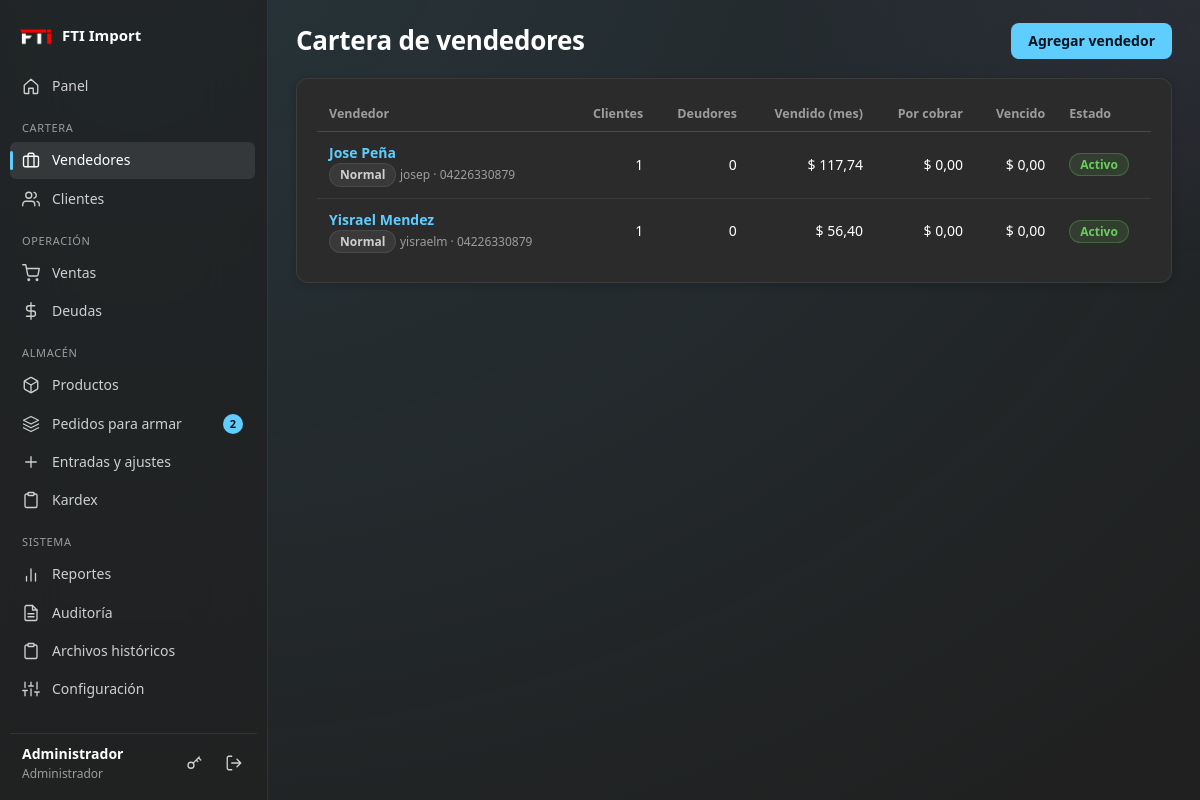
Screenshot of /vendedores (signed in) with the database file from the repository.
### tables this page shows
CREATE TABLE configuracion (
    clave TEXT PRIMARY KEY,
    valor TEXT
);

CREATE TABLE usuarios (
    id         INTEGER PRIMARY KEY AUTOINCREMENT,
    usuario    TEXT NOT NULL UNIQUE,
    nombre     TEXT NOT NULL,
    clave_hash TEXT NOT NULL,
    rol        TEXT NOT NULL CHECK (rol IN ('admin', 'vendedor')),
    telefono   TEXT DEFAULT '',
    email      TEXT DEFAULT '',
    activo     INTEGER NOT NULL DEFAULT 1,
    creado     TEXT NOT NULL,
    -- Tipo de vendedor: 'especial' elige detal/mayor y USD/Bs; 'normal' solo vende al mayor en USD.
    tipo_vendedor TEXT NOT NULL DEFAULT 'normal' CHECK (tipo_vendedor IN ('especial', 'normal'))
);

### routes/admin.py (the view)
@bp.route("/vendedores")
@roles_required("admin")
def vendedores():
    mes = hoy()[:7]
    filas = query(
        """SELECT u.*,
                  (SELECT COUNT(*) FROM clientes c WHERE c.vendedor_id = u.id AND c.activo = 1) AS n_clientes,
                  (SELECT COUNT(DISTINCT d.cliente_id) FROM v_deudas d
                    WHERE d.vendedor_id = u.id AND d.estado = 'activa' AND d.saldo_usd > 0.005) AS n_deudores,
                  COALESCE((SELECT SUM(saldo_usd) FROM v_deudas d WHERE d.vendedor_id = u.id AND d.estado='activa'), 0) AS por_cobrar,
                  COALESCE((SELECT SUM(saldo_usd) FROM v_deudas d WHERE d.vendedor_id = u.id AND d.estado='activa'
                             AND d.vencimiento < ?), 0) AS vencido,
                  COALESCE((SELECT SUM(total_usd) FROM ventas v WHERE v.vendedor_id = u.id AND v.estado='aprobada'
                             AND substr(v.fecha,1,7) = ?), 0) AS vendido_mes,
                  (SELECT COUNT(*) FROM ventas v WHERE v.vendedor_id = u.id AND v.estado='pendiente') AS pendientes
             FROM usuarios u WHERE u.rol = 'vendedor' ORDER BY u.activo DESC, u.nombre""", (hoy(), mes))
    return render_template("admin/vendedores.html", vendedores=filas)

### db.py (called while the page is built)
def query(sql, args=(), one=False):
    rows = get_db().execute(sql, args).fetchall()
    if one:
        return rows[0] if rows else None
    return rows

### services.py (called while the page is built)
def get_config(clave, defecto=""):
    fila = query("SELECT valor FROM configuracion WHERE clave = ?", (clave,), one=True)
    return fila["valor"] if fila and fila["valor"] is not None else defecto

def stock_alerta_defecto():
    return max(to_float(get_config("stock_alerta_defecto", "10"), 10.0), 0.0)

def productos_en_alerta(limite=None):
    sql = ("SELECT id, codigo, nombre, stock, unidad, " + SQL_MINIMO_EFECTIVO + " AS minimo "
           "FROM productos WHERE activo = 1 AND stock <= " + SQL_MINIMO_EFECTIVO + " ORDER BY stock ASC")
    d = stock_alerta_defecto()
    args = [d, d]
    if limite:
        sql += " LIMIT ?"
        args.append(limite)
    return query(sql, args)

def armado_desde_venta():
    return to_int(get_config("armado_desde_venta", "0"))

def contar_por_armar(usuario):
    desde = armado_desde_venta()
    if usuario["rol"] == "admin":
        pend = query("SELECT COUNT(*) AS n FROM armados a JOIN ventas v ON v.id=a.venta_id "
                     "WHERE a.estado='pendiente' AND v.estado='aprobada'", one=True)["n"]
        sin = query("SELECT COUNT(*) AS n FROM ventas v WHERE v.estado='aprobada' AND v.id > ? "
                    "AND NOT EXISTS (SELECT 1 FROM armados a WHERE a.venta_id=v.id)", (desde,), one=True)["n"]
        return pend + sin
    return query("SELECT COUNT(*) AS n FROM armados a JOIN ventas v ON v.id=a.venta_id "
                 "WHERE a.estado='pendiente' AND v.estado='aprobada' AND (a.asignado_a = ? OR a.asignado_a IS NULL)",
                 (usuario["id"],), one=True)["n"]

### utils.py (called while the page is built)
def _zona():
    return timezone(timedelta(hours=current_app.config.get("UTC_OFFSET_HORAS", -4)))

def hoy():
    return datetime.now(_zona()).strftime("%Y-%m-%d")

def to_float(valor, defecto=0.0):
    if valor is None:
        return defecto
    s = str(valor).strip().replace(" ", "")
    if not s:
        return defecto
    if "," in s and "." in s:
        s = s.replace(".", "").replace(",", ".")   # 1.234,50 -> 1234.50
    elif "," in s:
        s = s.replace(",", ".")
    try:
        return float(s)
    except ValueError:
        return defecto

def to_int(valor, defecto=0):
    try:
        return int(float(str(valor).strip()))
    except (ValueError, TypeError):
        return defecto

def csrf_field():
    return Markup(f'<input type="hidden" name="csrf_token" value="{csrf_token()}">')

### templates/admin/vendedores.html
{% extends 'base.html' %}
{% from '_macros.html' import tipo_vendedor_tag %}
{% block titulo %}Cartera de vendedores{% endblock %}
{% block acciones %}<a class="btn primary" href="{{ url_for('admin.vendedor_nuevo') }}">Agregar vendedor</a>{% endblock %}
{% block contenido %}
<section class="card">
  {% if vendedores %}
  <div class="table-wrap"><table class="stack">
    <thead><tr><th>Vendedor</th><th class="r">Clientes</th><th class="r">Deudores</th><th class="r">Vendido (mes)</th><th class="r">Por cobrar</th><th class="r">Vencido</th><th>Estado</th></tr></thead>
    <tbody>{% for v in vendedores %}
      <tr class="{{ 'inactivo' if not v.activo }}">
        <td data-label="Vendedor"><a href="{{ url_for('admin.vendedor_detalle', vid=v.id) }}"><b>{{ v.nombre }}</b></a><br>{{ tipo_vendedor_tag(v.tipo_vendedor) }} <small class="muted">{{ v.usuario }} · {{ v.telefono or 'sin teléfono' }}</small></td>
        <td data-label="Clientes" class="r">{{ v.n_clientes }}</td><td data-label="Deudores" class="r {{ 'deuda-roja' if v.n_deudores }}">{{ v.n_deudores }}</td>
        <td data-label="Vendido (mes)" class="r">$ {{ v.vendido_mes|num }}</td><td data-label="Por cobrar" class="r {{ 'deuda-roja' if v.por_cobrar > 0.005 }}">$ {{ v.por_cobrar|num }}</td>
        <td data-label="Vencido" class="r {{ 'deuda-roja' if v.vencido > 0.005 }}">$ {{ v.vencido|num }}</td>
        <td data-label="Estado">{% if not v.activo %}<span class="badge mute">Fuera de la cartera</span>{% elif v.pendientes %}<span class="badge warn">{{ v.pendientes }} por aprobar</span>{% else %}<span class="badge ok">Activo</span>{% endif %}</td></tr>
    {% endfor %}</tbody></table></div>
  {% else %}<p class="muted">Tu cartera está vacía. Agrega tu primer vendedor.</p>{% endif %}
</section>
{% endblock %}

### templates/base.html (shortened to what this page needs)
{% from '_macros.html' import ico, flashes %}
<!doctype html>
<html lang="es">
<head>
  <link rel="stylesheet" href="{{ url_for('static', filename='css/style.css') }}">
</head>
<body>
{% if g.user %}
  {% set ep = request.endpoint or '' %}
  <div class="shell">
    <aside class="sidebar">
<div class="brand">
    <span class="brand-logo">
        <img src="{{ url_for('static', filename='logo.png') }}"
             alt="Logo de la empresa"
             class="logo-empresa">
    </span>
    <span class="brand-name">{{ empresa }}</span>
</div>      <nav class="nav">
        <a href="{{ url_for('panel.inicio') }}" class="{{ 'on' if ep == 'panel.inicio' }}">{{ ico('home') }}<span>Panel</span></a>
        {% if g.user.rol == 'admin' %}
          <div class="nav-group">Cartera</div>
          <a href="{{ url_for('admin.vendedores') }}" class="{{ 'on' if ep.startswith('admin.vendedor') }}">{{ ico('brief') }}<span>Vendedores</span></a>
          <a href="{{ url_for('clientes.lista') }}" class="{{ 'on' if ep.startswith('clientes.') }}">{{ ico('users') }}<span>Clientes</span></a>
          <div class="nav-group">Operación</div>
          <a href="{{ url_for('ventas.lista') }}" class="{{ 'on' if ep.startswith('ventas.') }}">{{ ico('cart') }}<span>Ventas</span>{% if n_pendientes %}<b class="pill">{{ n_pendientes }}</b>{% endif %}</a>
          <a href="{{ url_for('deudas.lista') }}" class="{{ 'on' if ep.startswith('deudas.') }}">{{ ico('dollar') }}<span>Deudas</span></a>
          <div class="nav-group">Almacén</div>
          <a href="{{ url_for('catalogo.productos') }}" class="{{ 'on' if ep in ('catalogo.productos','catalogo.producto_nuevo','catalogo.producto_editar','catalogo.categorias') }}">{{ ico('box') }}<span>Productos</span></a>
          <a href="{{ url_for('armados.lista') }}" class="{{ 'on' if ep.startswith('armados.') }}">{{ ico('layers') }}<span>Pedidos para armar</span>{% if n_por_armar %}<b class="pill" title="Pedidos pendientes o sin asignar">{{ n_por_armar }}</b>{% endif %}</a>
          <a href="{{ url_for('catalogo.movimiento') }}" class="{{ 'on' if ep == 'catalogo.movimiento' }}">{{ ico('plus') }}<span>Entradas y ajustes</span></a>
          <a href="{{ url_for('catalogo.kardex') }}" class="{{ 'on' if ep == 'catalogo.kardex' }}">{{ ico('clip') }}<span>Kardex</span></a>
          <div class="nav-group">Sistema</div>
          <a href="{{ url_for('admin.reportes') }}" class="{{ 'on' if ep == 'admin.reportes' }}">{{ ico('chart') }}<span>Reportes</span></a>
          <a href="{{ url_for('admin.auditoria') }}" class="{{ 'on' if ep == 'admin.auditoria' }}">{{ ico('file') }}<span>Auditoría</span></a>
          <a href="{{ url_for('admin.historiales') }}" class="{{ 'on' if ep.startswith('admin.historial') }}">{{ ico('clip') }}<span>Archivos históricos</span></a>
          <a href="{{ url_for('admin.configuracion') }}" class="{{ 'on' if ep == 'admin.configuracion' }}">{{ ico('sliders') }}<span>Configuración</span></a>
        {% endif %}
      </nav>
      <div class="user-box">
        <div class="user-info"><b>{{ g.user.nombre }}</b><small>{{ 'Administrador' if g.user.rol == 'admin' else ('Vendedor especial' if g.user.tipo_vendedor == 'especial' else 'Vendedor') }}</small></div>
        <a class="icon-btn" href="{{ url_for('auth.cuenta') }}" title="Cambiar clave">{{ ico('key') }}</a>
        <form method="post" action="{{ url_for('auth.logout') }}">{{ csrf_field() }}<button class="icon-btn" title="Cerrar sesión">{{ ico('logout') }}</button></form>
      </div>
    </aside>
    <main class="content">
      <header class="topbar">
        <h1>{% block titulo %}{% endblock %}</h1>
        <div class="topbar-right">{% block acciones %}{% endblock %}</div>
      </header>
      {% block contenido %}{% endblock %}
    </main>
  </div>
{% else %}
  <main class="auth">{{ flashes() }}{{ self.contenido() }}</main>
{% endif %}
</body>
</html>

### templates/_macros.html (shortened to what this page needs)
{% macro ico(n) -%}
<svg class="ico" viewBox="0 0 24 24" fill="none" stroke="currentColor" stroke-width="1.8" stroke-linecap="round" stroke-linejoin="round" aria-hidden="true">
{%- if n == 'home' %}<path d="M3 11l9-8 9 8v10a1 1 0 0 1-1 1h-5v-7H9v7H4a1 1 0 0 1-1-1z"/>
{%- elif n == 'users' %}<path d="M17 21v-2a4 4 0 0 0-4-4H5a4 4 0 0 0-4 4v2"/><circle cx="9" cy="7" r="4"/><path d="M23 21v-2a4 4 0 0 0-3-3.87M16 3.13a4 4 0 0 1 0 7.75"/>
{%- elif n == 'box' %}<path d="M21 16V8a2 2 0 0 0-1-1.73l-7-4a2 2 0 0 0-2 0l-7 4A2 2 0 0 0 3 8v8a2 2 0 0 0 1 1.73l7 4a2 2 0 0 0 2 0l7-4A2 2 0 0 0 21 16z"/><path d="M3.27 6.96L12 12.01l8.73-5.05M12 22.08V12"/>
{%- elif n == 'cart' %}<circle cx="9" cy="21" r="1"/><circle cx="20" cy="21" r="1"/><path d="M1 1h4l2.68 13.39a2 2 0 0 0 2 1.61h9.72a2 2 0 0 0 2-1.61L23 6H6"/>
{%- elif n == 'dollar' %}<path d="M12 1v22M17 5H9.5a3.5 3.5 0 0 0 0 7h5a3.5 3.5 0 0 1 0 7H6"/>
{%- elif n == 'brief' %}<rect x="2" y="7" width="20" height="14" rx="2"/><path d="M16 21V5a2 2 0 0 0-2-2h-4a2 2 0 0 0-2 2v16"/>
{%- elif n == 'chart' %}<path d="M18 20V10M12 20V4M6 20v-6"/>
{%- elif n == 'sliders' %}<path d="M4 21v-7M4 10V3M12 21v-9M12 8V3M20 21v-5M20 12V3M1 14h6M9 8h6M17 16h6"/>
{%- elif n == 'clip' %}<path d="M16 4h2a2 2 0 0 1 2 2v14a2 2 0 0 1-2 2H6a2 2 0 0 1-2-2V6a2 2 0 0 1 2-2h2"/><rect x="8" y="2" width="8" height="4" rx="1"/>
{%- elif n == 'tag' %}<path d="M20.59 13.41l-7.17 7.17a2 2 0 0 1-2.83 0L2 12V2h10l8.59 8.59a2 2 0 0 1 0 2.82z"/><circle cx="7" cy="7" r="1"/>
{%- elif n == 'layers' %}<path d="M12 2L2 7l10 5 10-5-10-5zM2 17l10 5 10-5M2 12l10 5 10-5"/>
{%- elif n == 'logout' %}<path d="M9 21H5a2 2 0 0 1-2-2V5a2 2 0 0 1 2-2h4M16 17l5-5-5-5M21 12H9"/>
{%- elif n == 'plus' %}<path d="M12 5v14M5 12h14"/>
{%- elif n == 'key' %}<circle cx="8" cy="15" r="4"/><path d="M10.85 12.15L19 4M18 5l3 3M15 8l2 2"/>
{%- elif n == 'file' %}<path d="M14 2H6a2 2 0 0 0-2 2v16a2 2 0 0 0 2 2h12a2 2 0 0 0 2-2V8z"/><path d="M14 2v6h6M16 13H8M16 17H8"/>
{%- endif -%}
</svg>
{%- endmacro %}
{% macro tipo_vendedor_tag(t) -%}
<span class="badge {{ 'info' if t == 'especial' else 'mute' }}">{{ 'Especial' if t == 'especial' else 'Normal' }}</span>
{%- endmacro %}

### templates/base.html (style rules this page uses)
.brand-logo { background: transparent !important; border: none !important; box-shadow: none !important; }
.logo-empresa { width: 100%; height: 100%; object-fit: contain; display: block; }

### rows the page displays
configuracion: valor "FTI Import"
usuarios: user.nombre "Administrador", rol "Administrador"
usuarios: nombre "Jose Peña", tipo_vendedor "Normal", usuario "josep", telefono "04226330879", n_clientes "1", n_deudores "0", vendido_mes|num "117,74", por_cobrar|num "0,00", vencido|num "0,00", shows "Activo"
usuarios: nombre "Yisrael Mendez", tipo_vendedor "Normal", usuario "yisraelm", telefono "04226330879", n_clientes "1", n_deudores "0", vendido_mes|num "56,40", por_cobrar|num "0,00", vencido|num "0,00", shows "Activo"

### other values shown
{{ n_por_armar }} "2"
